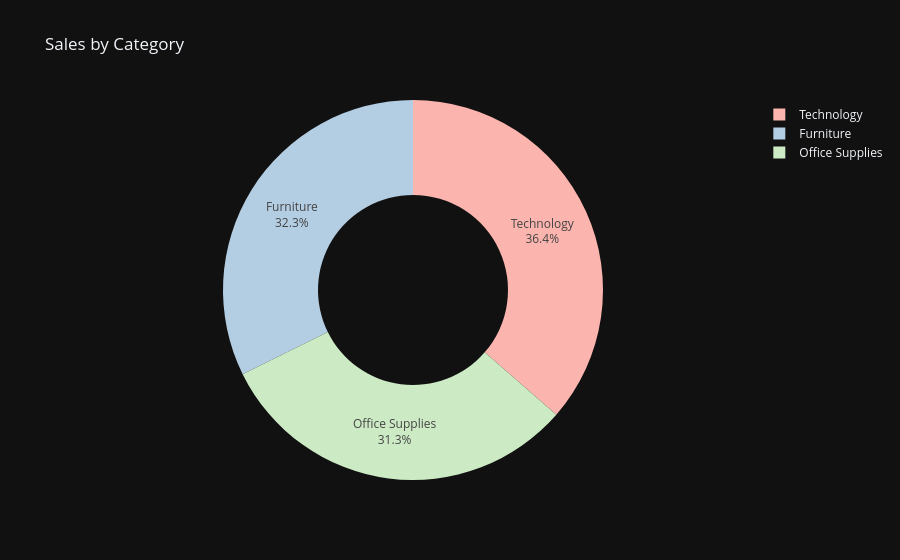

The cell this chart's notebook holds for it:
### Code cell
fig=px.pie(sales_by_category,values='Sales',names='Category',title='Categories',hole=0.5, color_discrete_sequence=px.colors.qualitative.Pastel1)
fig.update_traces(textposition='inside',textinfo='percent+label')
fig.update_layout(title_text='Sales by Category')

fig.show()

### Figure 1 — Plotly figure (JSON) as saved in the notebook; plotly's stock layout.template omitted (floating-point values rounded to 4 significant figures)
{"data": [{"domain": {"x": [0.0, 1.0], "y": [0.0, 1.0]}, "hole": 0.5, "hovertemplate": "Category=%{label}<br>Sales=%{value}<extra></extra>", "labels": ["Furniture", "Office Supplies", "Technology"], "legendgroup": "", "name": "", "showlegend": true, "values": [742000.0, 719000.0, 836200.0], "type": "pie", "textinfo": "percent+label", "textposition": "inside"}], "layout": {"legend": {"tracegroupgap": 0}, "title": {"text": "Sales by Category"}, "piecolorway": ["rgb(251,180,174)", "rgb(179,205,227)", "rgb(204,235,197)", "rgb(222,203,228)", "rgb(254,217,166)", "rgb(255,255,204)", "rgb(229,216,189)", "rgb(253,218,236)", "rgb(242,242,242)"]}}
